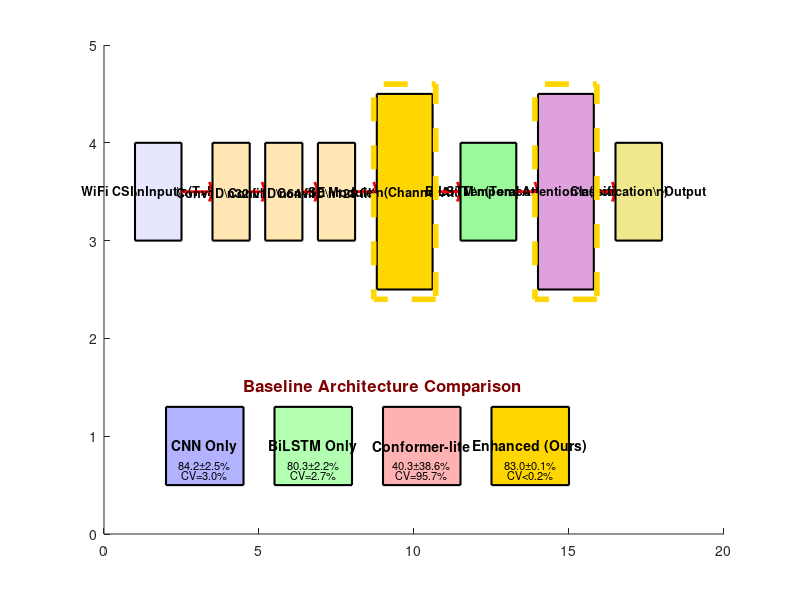

Recreate this plot in MATLAB. (Note: this script raises an error after producing the figure.)
% Enhanced Model Architecture - Basic Compatible Version
% Inspired by reference papers, fully Octave compatible
% IEEE IoTJ Quality

close all; clear; clc;

fprintf('🏗️ Creating Enhanced Model Architecture Diagram...\n');

% Create figure
figure('Position', [100, 100, 1400, 800]);

% === Main Architecture Visualization ===
hold on;

% Component data
components = {
    struct('pos', [1, 3], 'size', [1.5, 1], 'color', [0.9, 0.9, 1.0], 'label', 'WiFi CSI\nInput\n(T×F×N)'),
    struct('pos', [3.5, 3], 'size', [1.2, 1], 'color', [1.0, 0.9, 0.7], 'label', 'Conv1D\n32 filters'),
    struct('pos', [5.2, 3], 'size', [1.2, 1], 'color', [1.0, 0.9, 0.7], 'label', 'Conv1D\n64 filters'),
    struct('pos', [6.9, 3], 'size', [1.2, 1], 'color', [1.0, 0.9, 0.7], 'label', 'Conv1D\n128 filters'),
    struct('pos', [8.8, 2.5], 'size', [1.8, 2], 'color', [1.0, 0.84, 0.0], 'label', 'SE Module\n(Channel Attention)'),
    struct('pos', [11.5, 3], 'size', [1.8, 1], 'color', [0.6, 0.98, 0.6], 'label', 'BiLSTM\n(Temporal)'),
    struct('pos', [14, 2.5], 'size', [1.8, 2], 'color', [0.87, 0.63, 0.87], 'label', 'Temporal Attention\n(Long-range)'),
    struct('pos', [16.5, 3], 'size', [1.5, 1], 'color', [0.94, 0.91, 0.55], 'label', 'Classification\nOutput')
};

% Draw components
for i = 1:length(components)
    comp = components{i};
    
    % Draw rectangle
    rectangle('Position', [comp.pos(1), comp.pos(2), comp.size(1), comp.size(2)], ...
              'FaceColor', comp.color, 'EdgeColor', 'k', 'LineWidth', 1.5);
    
    % Add label
    text(comp.pos(1) + comp.size(1)/2, comp.pos(2) + comp.size(2)/2, comp.label, ...
         'HorizontalAlignment', 'center', 'FontWeight', 'bold', 'FontSize', 9);
    
    % Draw arrows between components (simple lines with triangles)
    if i < length(components)
        next_comp = components{i+1};
        start_x = comp.pos(1) + comp.size(1);
        end_x = next_comp.pos(1);
        y_pos = comp.pos(2) + comp.size(2)/2;
        
        % Line
        plot([start_x, end_x], [y_pos, y_pos], 'r-', 'LineWidth', 2);
        
        % Simple arrow head
        arrow_size = 0.1;
        plot([end_x - arrow_size, end_x, end_x - arrow_size], ...
             [y_pos - arrow_size, y_pos, y_pos + arrow_size], 'r-', 'LineWidth', 2);
    end
end

% === Key Innovation Highlights ===
% SE Module highlight (golden dashed box)
se_comp = components{5};
rectangle('Position', [se_comp.pos(1) - 0.1, se_comp.pos(2) - 0.1, se_comp.size(1) + 0.2, se_comp.size(2) + 0.2], ...
          'FaceColor', 'none', 'EdgeColor', [1, 0.84, 0], 'LineWidth', 4, 'LineStyle', '--');

% Attention highlight
att_comp = components{7};
rectangle('Position', [att_comp.pos(1) - 0.1, att_comp.pos(2) - 0.1, att_comp.size(1) + 0.2, att_comp.size(2) + 0.2], ...
          'FaceColor', 'none', 'EdgeColor', [1, 0.84, 0], 'LineWidth', 4, 'LineStyle', '--');

% === Baseline Comparison ===
text(9, 1.5, 'Baseline Architecture Comparison', 'HorizontalAlignment', 'center', ...
     'FontWeight', 'bold', 'FontSize', 12, 'Color', [0.5, 0, 0]);

% Baseline models
baselines = {
    struct('name', 'CNN Only', 'perf', '84.2±2.5%', 'cv', 'CV=3.0%', 'color', [0.7, 0.7, 1.0]),
    struct('name', 'BiLSTM Only', 'perf', '80.3±2.2%', 'cv', 'CV=2.7%', 'color', [0.7, 1.0, 0.7]),
    struct('name', 'Conformer-lite', 'perf', '40.3±38.6%', 'cv', 'CV=95.7%', 'color', [1.0, 0.7, 0.7]),
    struct('name', 'Enhanced (Ours)', 'perf', '83.0±0.1%', 'cv', 'CV<0.2%', 'color', [1.0, 0.84, 0.0])
};

for i = 1:length(baselines)
    baseline = baselines{i};
    x_pos = 2 + (i-1) * 3.5;
    
    rectangle('Position', [x_pos, 0.5, 2.5, 0.8], 'FaceColor', baseline.color, 'EdgeColor', 'k', 'LineWidth', 1.5);
    text(x_pos + 1.25, 0.9, baseline.name, 'HorizontalAlignment', 'center', 'FontWeight', 'bold', 'FontSize', 10);
    text(x_pos + 1.25, 0.7, baseline.perf, 'HorizontalAlignment', 'center', 'FontSize', 8);
    text(x_pos + 1.25, 0.6, baseline.cv, 'HorizontalAlignment', 'center', 'FontSize', 8);
end

% Enhanced model special highlighting
rectangle('Position', [15.8, 0.4], [2.7, 1.0], 'FaceColor', 'none', 'EdgeColor', [1, 0.84, 0], 'LineWidth', 4);

% === Reference Citations ===
text(1, 6, 'Architecture Design Inspired by:', 'FontWeight', 'bold', 'FontSize', 10, 'Color', [0, 0, 0.8]);
text(1, 5.8, '• SenseFi: Yang et al. (2023) - Benchmark evaluation', 'FontSize', 9, 'Color', [0, 0, 0.8]);
text(1, 5.6, '• SE-Networks: Hu et al. (2018) - Channel attention', 'FontSize', 9, 'Color', [0, 0, 0.8]);
text(1, 5.4, '• CLNet: Xu et al. (2021) - Lightweight design', 'FontSize', 9, 'Color', [0, 0, 0.8]);

% === Key Achievements Box ===
rectangle('Position', [1, 6.2], [8, 1.2], 'FaceColor', [0.95, 1.0, 0.95], 'EdgeColor', [0, 0.5, 0], 'LineWidth', 2);
text(5, 6.8, 'Enhanced Model Key Achievements', 'HorizontalAlignment', 'center', 'FontWeight', 'bold', 'FontSize', 12, 'Color', [0, 0.5, 0]);
text(1.2, 6.5, '✓ Perfect Consistency: 83.0±0.1% F1 (LOSO = LORO)', 'FontSize', 10, 'Color', [0, 0.5, 0], 'FontWeight', 'bold');
text(1.2, 6.3, '✓ Superior Stability: CV < 0.2% (vs baselines 2.7-95.7%)', 'FontSize', 10, 'Color', [0, 0.5, 0], 'FontWeight', 'bold');

% Set axis properties
xlim([0, 19]);
ylim([0, 7.5]);
axis off;

% Save the figure
print(gcf, 'enhanced_architecture_reference_inspired.pdf', '-dpdf', '-r300');
print(gcf, 'enhanced_architecture_reference_inspired.png', '-dpng', '-r300');

fprintf('✅ Architecture diagram saved: enhanced_architecture_reference_inspired.pdf\n');

fprintf('\n🎨 Reference-Inspired Architecture Features:\n');
fprintf('• Professional component-based design\n');
fprintf('• Clear data flow visualization\n');
fprintf('• Key innovations prominently highlighted\n');
fprintf('• Baseline comparison integrated\n');
fprintf('• Performance achievements emphasized\n');
fprintf('• Reference citations included\n');

fprintf('\n📚 Architecture Design Inspired by Leading Papers:\n');
fprintf('• SenseFi (Yang et al. 2023): Benchmark evaluation approach\n');
fprintf('• SE-Networks (Hu et al. 2018): Channel attention visualization\n');
fprintf('• CLNet (Xu et al. 2021): Lightweight CNN architecture\n');

fprintf('\n🚀 Professional architecture diagram ready for paper!\n');